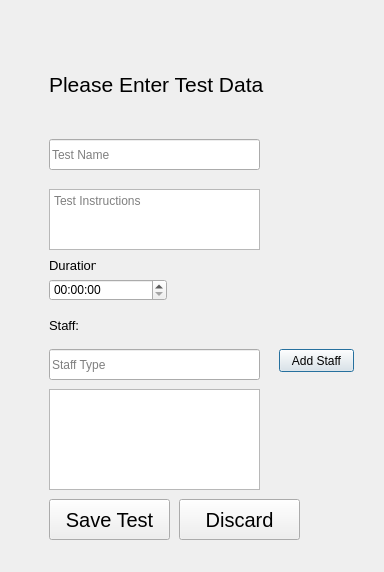
<?xml version="1.0" encoding="UTF-8"?>
<ui version="4.0">
 <class>Add_Test</class>
 <widget class="QDialog" name="Add_Test">
  <property name="geometry">
   <rect>
    <x>0</x>
    <y>0</y>
    <width>384</width>
    <height>572</height>
   </rect>
  </property>
  <property name="windowTitle">
   <string>Dialog</string>
  </property>
  <widget class="QWidget" name="widget" native="true">
   <property name="geometry">
    <rect>
     <x>-1</x>
     <y>-1</y>
     <width>381</width>
     <height>571</height>
    </rect>
   </property>
   <widget class="QLabel" name="label">
    <property name="geometry">
     <rect>
      <x>50</x>
      <y>40</y>
      <width>251</width>
      <height>91</height>
     </rect>
    </property>
    <property name="font">
     <font>
      <pointsize>16</pointsize>
      <weight>50</weight>
      <bold>false</bold>
     </font>
    </property>
    <property name="text">
     <string>Please Enter Test Data</string>
    </property>
   </widget>
   <widget class="QLineEdit" name="lineEdit">
    <property name="geometry">
     <rect>
      <x>50</x>
      <y>140</y>
      <width>211</width>
      <height>31</height>
     </rect>
    </property>
    <property name="placeholderText">
     <string>Test Name</string>
    </property>
   </widget>
   <widget class="QTextEdit" name="textEdit">
    <property name="geometry">
     <rect>
      <x>50</x>
      <y>190</y>
      <width>211</width>
      <height>61</height>
     </rect>
    </property>
    <property name="placeholderText">
     <string>Test Instructions</string>
    </property>
   </widget>
   <widget class="QTimeEdit" name="timeEdit">
    <property name="geometry">
     <rect>
      <x>50</x>
      <y>280</y>
      <width>118</width>
      <height>22</height>
     </rect>
    </property>
   </widget>
   <widget class="QLabel" name="label_2">
    <property name="geometry">
     <rect>
      <x>50</x>
      <y>260</y>
      <width>47</width>
      <height>13</height>
     </rect>
    </property>
    <property name="font">
     <font>
      <pointsize>10</pointsize>
     </font>
    </property>
    <property name="text">
     <string>Duration</string>
    </property>
   </widget>
   <widget class="QListWidget" name="listWidget">
    <property name="geometry">
     <rect>
      <x>50</x>
      <y>390</y>
      <width>211</width>
      <height>101</height>
     </rect>
    </property>
   </widget>
   <widget class="QLabel" name="label_3">
    <property name="geometry">
     <rect>
      <x>50</x>
      <y>320</y>
      <width>47</width>
      <height>13</height>
     </rect>
    </property>
    <property name="font">
     <font>
      <pointsize>10</pointsize>
     </font>
    </property>
    <property name="text">
     <string>Staff:</string>
    </property>
   </widget>
   <widget class="QLineEdit" name="lineEdit_2">
    <property name="geometry">
     <rect>
      <x>50</x>
      <y>350</y>
      <width>211</width>
      <height>31</height>
     </rect>
    </property>
    <property name="placeholderText">
     <string>Staff Type</string>
    </property>
   </widget>
   <widget class="QPushButton" name="pushButton">
    <property name="geometry">
     <rect>
      <x>280</x>
      <y>350</y>
      <width>75</width>
      <height>23</height>
     </rect>
    </property>
    <property name="text">
     <string>Add Staff</string>
    </property>
   </widget>
   <widget class="QPushButton" name="save_questionnaire_btn">
    <property name="geometry">
     <rect>
      <x>50</x>
      <y>500</y>
      <width>121</width>
      <height>41</height>
     </rect>
    </property>
    <property name="font">
     <font>
      <pointsize>15</pointsize>
     </font>
    </property>
    <property name="text">
     <string>Save Test</string>
    </property>
   </widget>
   <widget class="QPushButton" name="save_questionnaire_btn_2">
    <property name="geometry">
     <rect>
      <x>180</x>
      <y>500</y>
      <width>121</width>
      <height>41</height>
     </rect>
    </property>
    <property name="font">
     <font>
      <pointsize>15</pointsize>
     </font>
    </property>
    <property name="text">
     <string>Discard</string>
    </property>
   </widget>
  </widget>
 </widget>
 <resources/>
 <connections/>
</ui>
